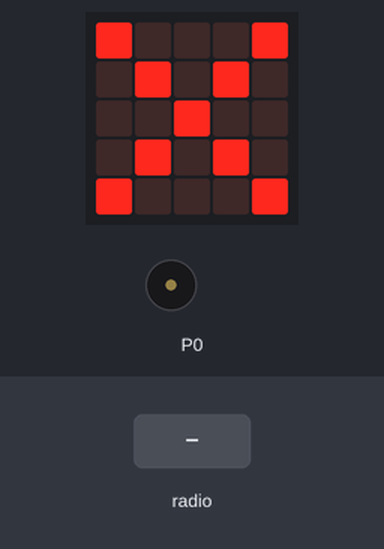
The program below on a simulated BBC micro:bit (MakeCode). On the bench: the board's 5×5 LED display, buzzer (waves = sounding). The inputs (shaded band) are chosen by the test bench.

Above: at 1.8 s.
1.9 s: radio message "zapnuto=1" arrives
At 3.1 s:
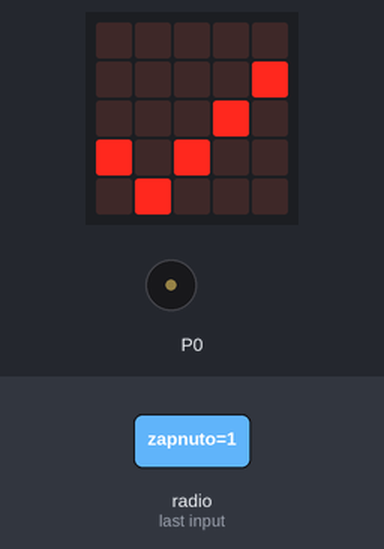
3.4 s: radio message "uspesne=5" arrives
At 5.3 s:
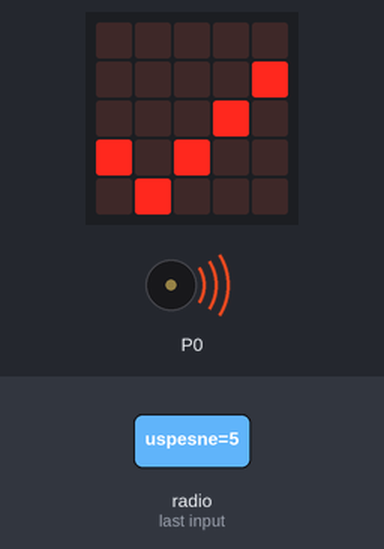
6.4 s: radio message "vypnuto=0" arrives
At 7.7 s:
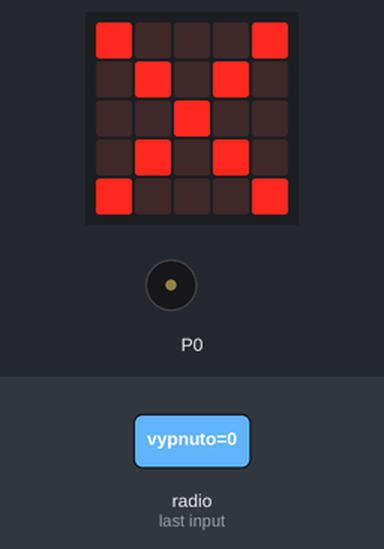
Timing chart, 0 to 9.4 s (numbered marks = the images above; inputs shaded):
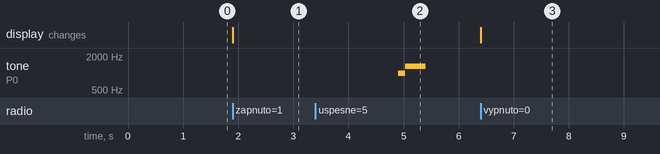

The program:

main.ts
```typescript
radio.setGroup(202)
radio.setTransmitPower(7)
radio.setTransmitSerialNumber(true)
let seriovy = control.deviceSerialNumber()
// tlacitkem A hlasuju A
// tlacitkem B hlasuju B
// tlacitkama AB najednou hlasuju C
// kdyz stistknu logo hlasuju D
let enable = 0
radio.onReceivedValue(function on_received_value(name: string, value: number) {

    if (name == "zapnuto" && value == 1) {
        basic.showIcon(IconNames.Yes, 3000)
        enable = 1
    }

    if (name == "vypnuto" && value == 0) {
        basic.showIcon(IconNames.No, 3000)
        enable = 0
    }

    if (name == "uspesne" && value == 5) {
        music.startMelody(music.builtInMelody(Melodies.BaDing))
    }

})
if (enable == 1) {
    input.onButtonPressed(Button.A, function on_button_pressed_a() {
        radio.sendValue("vote", 1)
        basic.showString("A")
    })
    input.onButtonPressed(Button.B, function on_button_pressed_b() {
        radio.sendValue("vote", 2)
        basic.showString("B")
    })
    input.onButtonPressed(Button.AB, function on_button_pressed_ab() {
        radio.sendValue("vote", 3)
        basic.showString("C")
    })
    input.onLogoEvent(TouchButtonEvent.Pressed, function on_logo_event_pressed() {
        radio.sendValue("vote", 4)
        basic.showString("D")
    })
} else {
    basic.showIcon(IconNames.No)
}
```

test.ts
```typescript
// Tady jsou testy. Při použití tohoto balíčku jako rozšíření nebude zkompilováno.
```

Measured:
- after the input at 1.9 s, the display: changes at once (image 1)
- after the input at 3.4 s, tone on P0: silent → 988 Hz after 1.5 s, → 1319 Hz 0.13 s later, → silent 0.38 s later
- after the input at 6.4 s, the display: changes at once (image 3)
